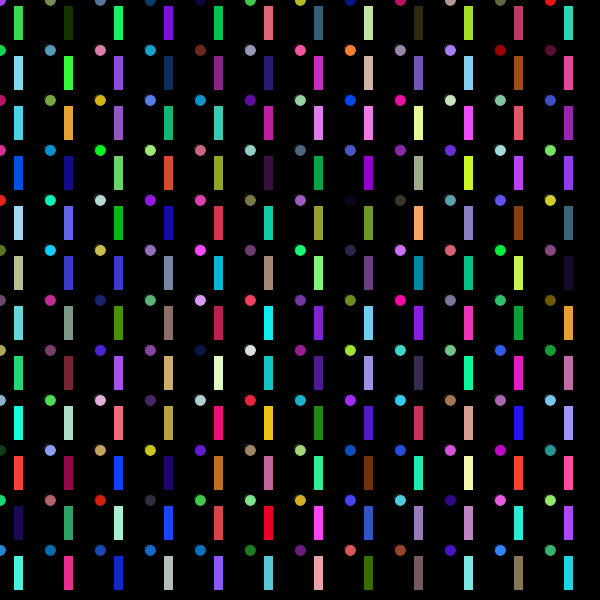
Frame 1 (no input)
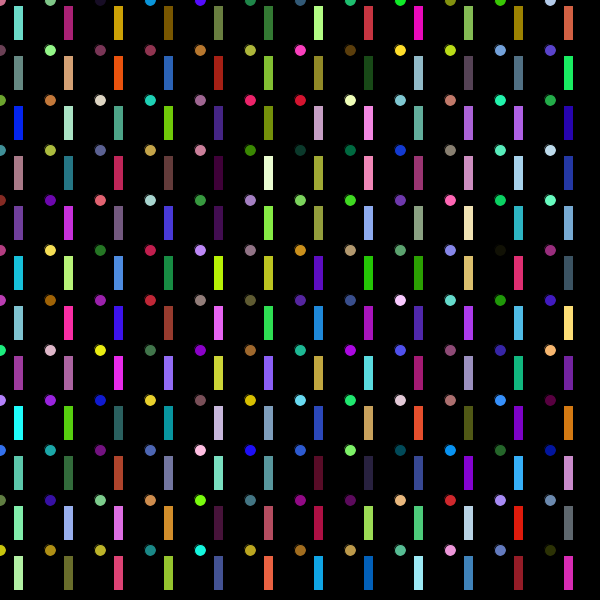
Frame 60 (the mouse pressed at the canvas centre just before this capture)
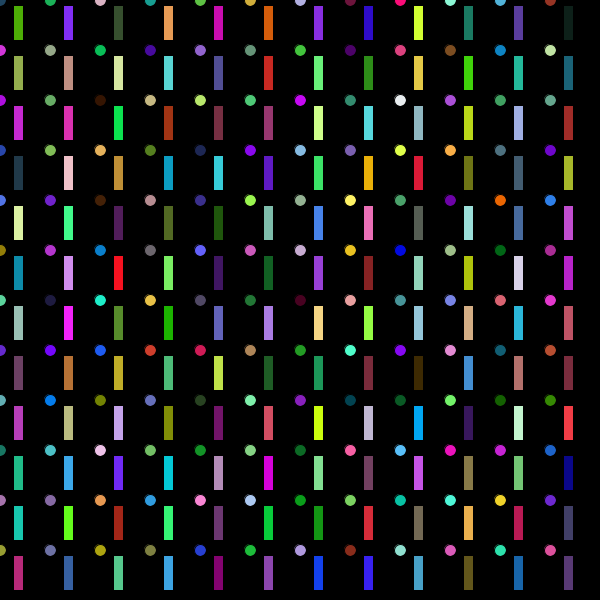
Frame 120 (the mouse held since frame 60 and released just before this capture)

The Processing sketch that drew these frames (run headless with seeded random() and noise(); from frame 60 on, the mouse is pressed at the canvas centre):

// Processing sketch: processing_5972
// ── processing_5972.pde

int x;
int y;

void setup() {
  size (600,600);
}
void draw (){
  background (0);

  x = 0;
  y = 0;

  while(y < 600){
    x=0;
    while ( x < 600){
      fill (0);
      rect (x,y,25,25);
      
      fill (random (255), random (255), random (255));
      ellipse(x,y,12,12);
      
      fill (random (255), random (255), random (255));
      rect (x+13,y+5,10,35);
      x= x + 50;
    }
    y = y +50;
  }

}
